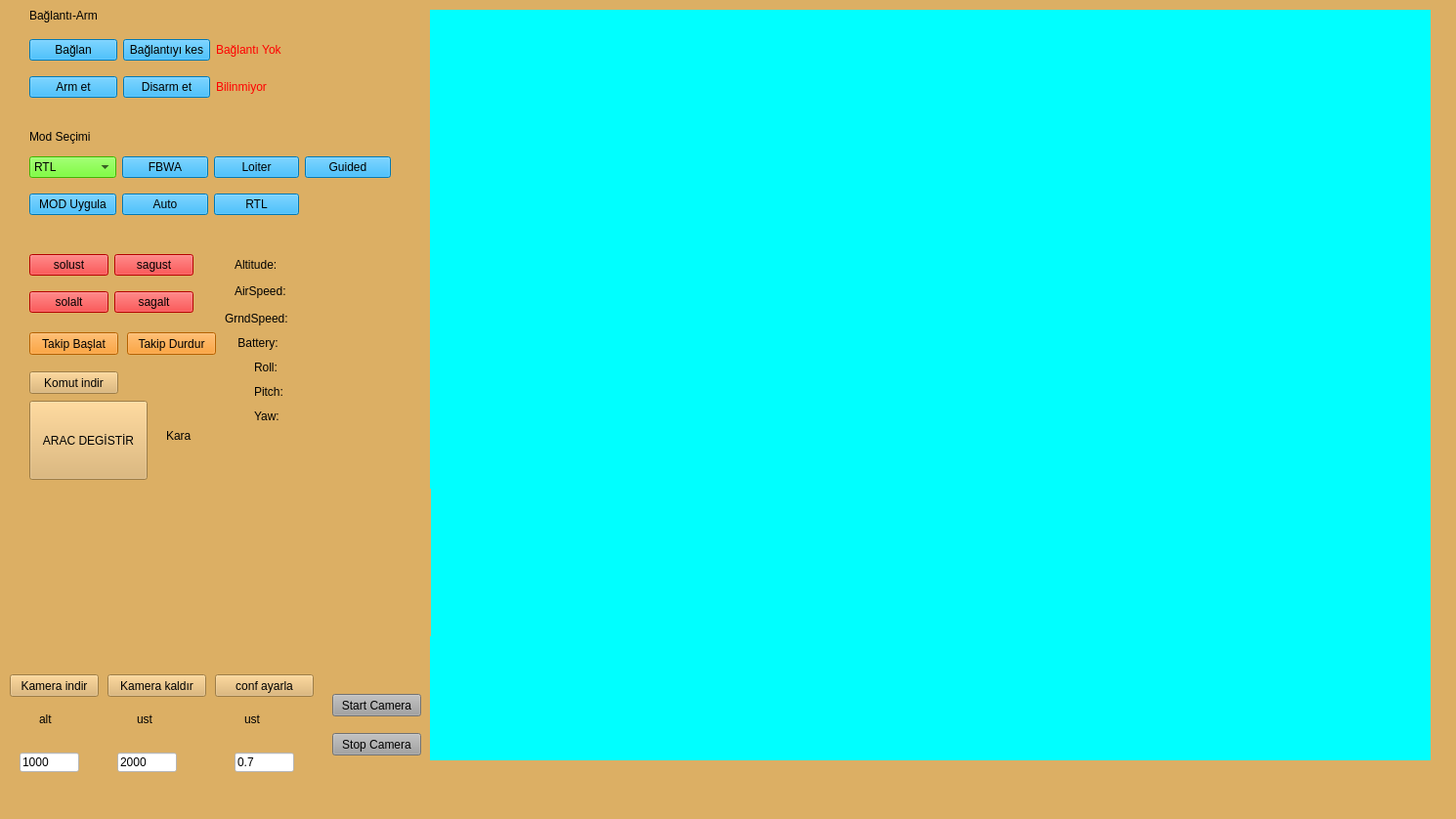
<?xml version="1.0" encoding="UTF-8"?>
<ui version="4.0">
 <class>MainWindow</class>
 <widget class="QMainWindow" name="MainWindow">
  <property name="geometry">
   <rect>
    <x>0</x>
    <y>0</y>
    <width>1490</width>
    <height>838</height>
   </rect>
  </property>
  <property name="windowTitle">
   <string>MERKUT_MGM</string>
  </property>
  <property name="styleSheet">
   <string notr="true">background-color: rgb(220, 175, 100);</string>
  </property>
  <widget class="QWidget" name="centralwidget">
   <widget class="QLabel" name="label_kamera">
    <property name="geometry">
     <rect>
      <x>440</x>
      <y>10</y>
      <width>1024</width>
      <height>768</height>
     </rect>
    </property>
    <property name="minimumSize">
     <size>
      <width>1024</width>
      <height>0</height>
     </size>
    </property>
    <property name="maximumSize">
     <size>
      <width>1024</width>
      <height>16777215</height>
     </size>
    </property>
    <property name="autoFillBackground">
     <bool>false</bool>
    </property>
    <property name="styleSheet">
     <string notr="true">background-color: rgb(0, 255, 255);</string>
    </property>
    <property name="text">
     <string/>
    </property>
   </widget>
   <widget class="QPushButton" name="b_start_kamera">
    <property name="geometry">
     <rect>
      <x>340</x>
      <y>710</y>
      <width>91</width>
      <height>23</height>
     </rect>
    </property>
    <property name="styleSheet">
     <string notr="true">background-color: rgb(160, 160, 160);</string>
    </property>
    <property name="text">
     <string>Start Camera</string>
    </property>
   </widget>
   <widget class="QWidget" name="gridLayoutWidget">
    <property name="geometry">
     <rect>
      <x>30</x>
      <y>30</y>
      <width>281</width>
      <height>80</height>
     </rect>
    </property>
    <layout class="QGridLayout" name="gridLayout_2">
     <item row="0" column="2">
      <widget class="QLabel" name="l_baglanti">
       <property name="styleSheet">
        <string notr="true">color: rgb(255, 0, 0);
</string>
       </property>
       <property name="text">
        <string>Bağlantı Yok</string>
       </property>
      </widget>
     </item>
     <item row="0" column="0">
      <widget class="QPushButton" name="b_baglan">
       <property name="styleSheet">
        <string notr="true">background-color: rgb(0, 170, 255);</string>
       </property>
       <property name="text">
        <string>Bağlan</string>
       </property>
      </widget>
     </item>
     <item row="0" column="1">
      <widget class="QPushButton" name="b_baglanti_kes">
       <property name="styleSheet">
        <string notr="true">background-color: rgb(0, 170, 255);</string>
       </property>
       <property name="text">
        <string>Bağlantıyı kes</string>
       </property>
      </widget>
     </item>
     <item row="1" column="0">
      <widget class="QPushButton" name="b_armET">
       <property name="styleSheet">
        <string notr="true">background-color: rgb(0, 170, 255);</string>
       </property>
       <property name="text">
        <string>Arm et</string>
       </property>
      </widget>
     </item>
     <item row="1" column="1">
      <widget class="QPushButton" name="b_disarmET">
       <property name="styleSheet">
        <string notr="true">background-color: rgb(0, 170, 255);</string>
       </property>
       <property name="text">
        <string>Disarm et</string>
       </property>
      </widget>
     </item>
     <item row="1" column="2">
      <widget class="QLabel" name="l_arm">
       <property name="styleSheet">
        <string notr="true">color: rgb(255, 0, 0);

</string>
       </property>
       <property name="text">
        <string>Bilinmiyor</string>
       </property>
      </widget>
     </item>
    </layout>
   </widget>
   <widget class="QWidget" name="gridLayoutWidget_2">
    <property name="geometry">
     <rect>
      <x>30</x>
      <y>150</y>
      <width>370</width>
      <height>80</height>
     </rect>
    </property>
    <layout class="QGridLayout" name="gridLayout_3">
     <item row="0" column="2">
      <widget class="QPushButton" name="b_modLOITER">
       <property name="styleSheet">
        <string notr="true">background-color: rgb(0, 170, 255);</string>
       </property>
       <property name="text">
        <string>Loiter</string>
       </property>
      </widget>
     </item>
     <item row="1" column="0">
      <widget class="QPushButton" name="b_modUYGULA">
       <property name="styleSheet">
        <string notr="true">background-color: rgb(0, 170, 255);</string>
       </property>
       <property name="text">
        <string>MOD Uygula</string>
       </property>
      </widget>
     </item>
     <item row="0" column="0">
      <widget class="QComboBox" name="comboBox">
       <property name="styleSheet">
        <string notr="true">background-color: rgb(85, 255, 0);</string>
       </property>
       <item>
        <property name="text">
         <string>RTL</string>
        </property>
       </item>
       <item>
        <property name="text">
         <string>AUTO</string>
        </property>
       </item>
       <item>
        <property name="text">
         <string>FBWA</string>
        </property>
       </item>
       <item>
        <property name="text">
         <string>FBWB</string>
        </property>
       </item>
       <item>
        <property name="text">
         <string>STABILIZE</string>
        </property>
       </item>
       <item>
        <property name="text">
         <string>LOITER</string>
        </property>
       </item>
       <item>
        <property name="text">
         <string>TAKEOFF</string>
        </property>
       </item>
       <item>
        <property name="text">
         <string>MANUAL</string>
        </property>
       </item>
       <item>
        <property name="text">
         <string>GUIDED</string>
        </property>
       </item>
      </widget>
     </item>
     <item row="1" column="2">
      <widget class="QPushButton" name="b_modRTL">
       <property name="styleSheet">
        <string notr="true">background-color: rgb(0, 170, 255);</string>
       </property>
       <property name="text">
        <string>RTL</string>
       </property>
      </widget>
     </item>
     <item row="1" column="1">
      <widget class="QPushButton" name="b_modAUTO">
       <property name="styleSheet">
        <string notr="true">background-color: rgb(0, 170, 255);</string>
       </property>
       <property name="text">
        <string>Auto</string>
       </property>
      </widget>
     </item>
     <item row="0" column="1">
      <widget class="QPushButton" name="b_modFBWA">
       <property name="styleSheet">
        <string notr="true">background-color: rgb(0, 170, 255);</string>
       </property>
       <property name="text">
        <string>FBWA</string>
       </property>
      </widget>
     </item>
     <item row="1" column="3">
      <widget class="QLabel" name="l_mod">
       <property name="text">
        <string/>
       </property>
      </widget>
     </item>
     <item row="0" column="3">
      <widget class="QPushButton" name="pushButton_2">
       <property name="styleSheet">
        <string notr="true">background-color: rgb(0, 170, 255);</string>
       </property>
       <property name="text">
        <string>Guided</string>
       </property>
      </widget>
     </item>
    </layout>
   </widget>
   <widget class="QLabel" name="label_3">
    <property name="geometry">
     <rect>
      <x>30</x>
      <y>6</y>
      <width>141</width>
      <height>20</height>
     </rect>
    </property>
    <property name="text">
     <string>Bağlantı-Arm</string>
    </property>
   </widget>
   <widget class="QLabel" name="label_4">
    <property name="geometry">
     <rect>
      <x>30</x>
      <y>130</y>
      <width>141</width>
      <height>20</height>
     </rect>
    </property>
    <property name="text">
     <string>Mod Seçimi</string>
    </property>
   </widget>
   <widget class="QWidget" name="gridLayoutWidget_3">
    <property name="geometry">
     <rect>
      <x>30</x>
      <y>250</y>
      <width>168</width>
      <height>80</height>
     </rect>
    </property>
    <layout class="QGridLayout" name="gridLayout">
     <item row="1" column="0">
      <widget class="QPushButton" name="b_solalt">
       <property name="styleSheet">
        <string notr="true">background-color: rgb(255, 0, 0);</string>
       </property>
       <property name="text">
        <string>solalt</string>
       </property>
      </widget>
     </item>
     <item row="0" column="0">
      <widget class="QPushButton" name="b_solust">
       <property name="styleSheet">
        <string notr="true">background-color: rgb(255, 0, 0);</string>
       </property>
       <property name="text">
        <string>solust</string>
       </property>
      </widget>
     </item>
     <item row="0" column="1">
      <widget class="QPushButton" name="b_sagust">
       <property name="styleSheet">
        <string notr="true">background-color: rgb(255, 0, 0);</string>
       </property>
       <property name="text">
        <string>sagust</string>
       </property>
      </widget>
     </item>
     <item row="1" column="1">
      <widget class="QPushButton" name="b_sagalt">
       <property name="styleSheet">
        <string notr="true">background-color: rgb(255, 0, 0);</string>
       </property>
       <property name="text">
        <string>sagalt</string>
       </property>
      </widget>
     </item>
    </layout>
   </widget>
   <widget class="QPushButton" name="b_takipBaslat">
    <property name="geometry">
     <rect>
      <x>30</x>
      <y>340</y>
      <width>91</width>
      <height>23</height>
     </rect>
    </property>
    <property name="styleSheet">
     <string notr="true">background-color: rgb(255, 136, 0);</string>
    </property>
    <property name="text">
     <string>Takip Başlat</string>
    </property>
   </widget>
   <widget class="QPushButton" name="b_takipDurdur">
    <property name="geometry">
     <rect>
      <x>130</x>
      <y>340</y>
      <width>91</width>
      <height>23</height>
     </rect>
    </property>
    <property name="styleSheet">
     <string notr="true">background-color: rgb(255, 136, 0);</string>
    </property>
    <property name="text">
     <string>Takip Durdur</string>
    </property>
   </widget>
   <widget class="QPushButton" name="pushButton">
    <property name="geometry">
     <rect>
      <x>30</x>
      <y>380</y>
      <width>91</width>
      <height>23</height>
     </rect>
    </property>
    <property name="text">
     <string>Komut indir</string>
    </property>
   </widget>
   <widget class="QLabel" name="label">
    <property name="geometry">
     <rect>
      <x>240</x>
      <y>260</y>
      <width>81</width>
      <height>21</height>
     </rect>
    </property>
    <property name="text">
     <string>Altitude:</string>
    </property>
   </widget>
   <widget class="QLabel" name="label_2">
    <property name="geometry">
     <rect>
      <x>240</x>
      <y>290</y>
      <width>81</width>
      <height>16</height>
     </rect>
    </property>
    <property name="text">
     <string>AirSpeed:</string>
    </property>
   </widget>
   <widget class="QLabel" name="label_6">
    <property name="geometry">
     <rect>
      <x>230</x>
      <y>310</y>
      <width>91</width>
      <height>31</height>
     </rect>
    </property>
    <property name="text">
     <string>GrndSpeed:</string>
    </property>
   </widget>
   <widget class="QLabel" name="label_7">
    <property name="geometry">
     <rect>
      <x>240</x>
      <y>340</y>
      <width>71</width>
      <height>21</height>
     </rect>
    </property>
    <property name="text">
     <string> Battery:</string>
    </property>
   </widget>
   <widget class="QLabel" name="label_8">
    <property name="geometry">
     <rect>
      <x>260</x>
      <y>360</y>
      <width>41</width>
      <height>31</height>
     </rect>
    </property>
    <property name="text">
     <string>Roll:</string>
    </property>
   </widget>
   <widget class="QLabel" name="label_9">
    <property name="geometry">
     <rect>
      <x>260</x>
      <y>390</y>
      <width>41</width>
      <height>21</height>
     </rect>
    </property>
    <property name="text">
     <string>Pitch:</string>
    </property>
   </widget>
   <widget class="QLabel" name="label_10">
    <property name="geometry">
     <rect>
      <x>260</x>
      <y>410</y>
      <width>41</width>
      <height>31</height>
     </rect>
    </property>
    <property name="text">
     <string>Yaw:</string>
    </property>
   </widget>
   <widget class="QLabel" name="l_alt">
    <property name="geometry">
     <rect>
      <x>310</x>
      <y>260</y>
      <width>101</width>
      <height>16</height>
     </rect>
    </property>
    <property name="text">
     <string/>
    </property>
   </widget>
   <widget class="QLabel" name="l_airspeed">
    <property name="geometry">
     <rect>
      <x>310</x>
      <y>290</y>
      <width>111</width>
      <height>16</height>
     </rect>
    </property>
    <property name="text">
     <string/>
    </property>
   </widget>
   <widget class="QLabel" name="l_groundspeed">
    <property name="geometry">
     <rect>
      <x>310</x>
      <y>320</y>
      <width>111</width>
      <height>16</height>
     </rect>
    </property>
    <property name="text">
     <string/>
    </property>
   </widget>
   <widget class="QLabel" name="l_battery">
    <property name="geometry">
     <rect>
      <x>310</x>
      <y>340</y>
      <width>101</width>
      <height>21</height>
     </rect>
    </property>
    <property name="text">
     <string/>
    </property>
   </widget>
   <widget class="QLabel" name="l_roll">
    <property name="geometry">
     <rect>
      <x>310</x>
      <y>370</y>
      <width>101</width>
      <height>16</height>
     </rect>
    </property>
    <property name="text">
     <string/>
    </property>
   </widget>
   <widget class="QLabel" name="l_pitch">
    <property name="geometry">
     <rect>
      <x>310</x>
      <y>390</y>
      <width>101</width>
      <height>21</height>
     </rect>
    </property>
    <property name="text">
     <string/>
    </property>
   </widget>
   <widget class="QLabel" name="l_yaw">
    <property name="geometry">
     <rect>
      <x>310</x>
      <y>412</y>
      <width>101</width>
      <height>21</height>
     </rect>
    </property>
    <property name="text">
     <string/>
    </property>
   </widget>
   <widget class="QLabel" name="l_kilitlenme">
    <property name="geometry">
     <rect>
      <x>60</x>
      <y>500</y>
      <width>381</width>
      <height>151</height>
     </rect>
    </property>
    <property name="font">
     <font>
      <pointsize>45</pointsize>
     </font>
    </property>
    <property name="styleSheet">
     <string notr="true">color: rgb(204, 0, 0);</string>
    </property>
    <property name="text">
     <string/>
    </property>
   </widget>
   <widget class="QPushButton" name="b_stop_kamera">
    <property name="geometry">
     <rect>
      <x>340</x>
      <y>750</y>
      <width>91</width>
      <height>23</height>
     </rect>
    </property>
    <property name="styleSheet">
     <string notr="true">background-color: rgb(160, 160, 160);</string>
    </property>
    <property name="text">
     <string>Stop Camera</string>
    </property>
   </widget>
   <widget class="QPushButton" name="b_kamera_indir">
    <property name="geometry">
     <rect>
      <x>10</x>
      <y>690</y>
      <width>91</width>
      <height>23</height>
     </rect>
    </property>
    <property name="text">
     <string>Kamera indir</string>
    </property>
   </widget>
   <widget class="QPushButton" name="b_kamera_kaldir">
    <property name="geometry">
     <rect>
      <x>110</x>
      <y>690</y>
      <width>101</width>
      <height>23</height>
     </rect>
    </property>
    <property name="text">
     <string>Kamera kaldır</string>
    </property>
   </widget>
   <widget class="QLineEdit" name="l_kamera_alt">
    <property name="geometry">
     <rect>
      <x>20</x>
      <y>770</y>
      <width>61</width>
      <height>20</height>
     </rect>
    </property>
    <property name="styleSheet">
     <string notr="true">background-color: rgb(255, 255, 255);</string>
    </property>
    <property name="text">
     <string>1000</string>
    </property>
   </widget>
   <widget class="QLineEdit" name="l_kamera_ust">
    <property name="geometry">
     <rect>
      <x>120</x>
      <y>770</y>
      <width>61</width>
      <height>20</height>
     </rect>
    </property>
    <property name="styleSheet">
     <string notr="true">background-color: rgb(255, 255, 255);</string>
    </property>
    <property name="text">
     <string>2000</string>
    </property>
   </widget>
   <widget class="QLabel" name="label_11">
    <property name="geometry">
     <rect>
      <x>40</x>
      <y>720</y>
      <width>51</width>
      <height>31</height>
     </rect>
    </property>
    <property name="text">
     <string>alt</string>
    </property>
   </widget>
   <widget class="QLabel" name="label_12">
    <property name="geometry">
     <rect>
      <x>140</x>
      <y>720</y>
      <width>51</width>
      <height>31</height>
     </rect>
    </property>
    <property name="text">
     <string>ust</string>
    </property>
   </widget>
   <widget class="QPushButton" name="b_arac_degistir">
    <property name="geometry">
     <rect>
      <x>30</x>
      <y>410</y>
      <width>121</width>
      <height>81</height>
     </rect>
    </property>
    <property name="text">
     <string>ARAC DEGİSTİR</string>
    </property>
   </widget>
   <widget class="QPushButton" name="b_conf_ayarla">
    <property name="geometry">
     <rect>
      <x>220</x>
      <y>690</y>
      <width>101</width>
      <height>23</height>
     </rect>
    </property>
    <property name="text">
     <string>conf ayarla</string>
    </property>
   </widget>
   <widget class="QLabel" name="label_13">
    <property name="geometry">
     <rect>
      <x>250</x>
      <y>720</y>
      <width>51</width>
      <height>31</height>
     </rect>
    </property>
    <property name="text">
     <string>ust</string>
    </property>
   </widget>
   <widget class="QLineEdit" name="l_conf">
    <property name="geometry">
     <rect>
      <x>240</x>
      <y>770</y>
      <width>61</width>
      <height>20</height>
     </rect>
    </property>
    <property name="styleSheet">
     <string notr="true">background-color: rgb(255, 255, 255);</string>
    </property>
    <property name="text">
     <string>0.7</string>
    </property>
   </widget>
   <widget class="QLabel" name="l_arac">
    <property name="geometry">
     <rect>
      <x>170</x>
      <y>430</y>
      <width>41</width>
      <height>31</height>
     </rect>
    </property>
    <property name="text">
     <string>Kara</string>
    </property>
   </widget>
  </widget>
  <widget class="QMenuBar" name="menubar">
   <property name="geometry">
    <rect>
     <x>0</x>
     <y>0</y>
     <width>1490</width>
     <height>22</height>
    </rect>
   </property>
  </widget>
  <widget class="QStatusBar" name="statusbar"/>
 </widget>
 <resources/>
 <connections/>
</ui>
